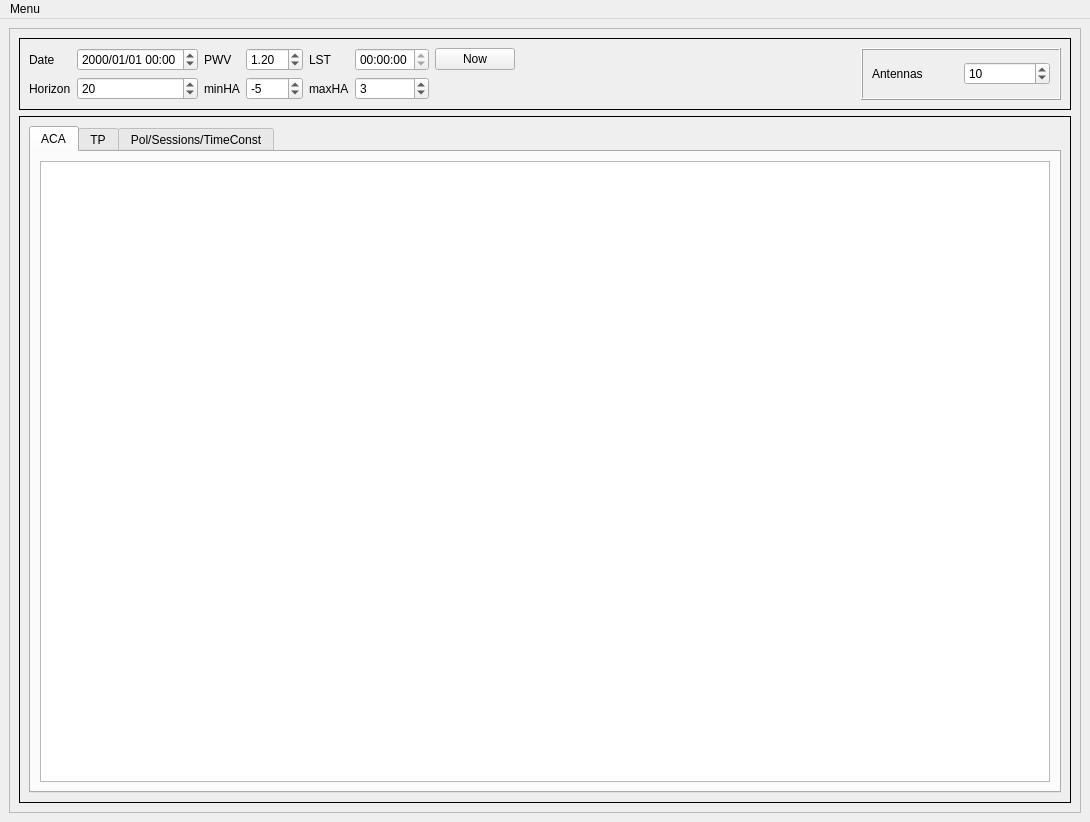
<?xml version="1.0" encoding="UTF-8"?>
<ui version="4.0">
 <class>ACAMainWindow</class>
 <widget class="QMainWindow" name="ACAMainWindow">
  <property name="geometry">
   <rect>
    <x>0</x>
    <y>0</y>
    <width>1090</width>
    <height>822</height>
   </rect>
  </property>
  <property name="windowTitle">
   <string>gWTO2 - ACA</string>
  </property>
  <widget class="QWidget" name="centralwidget">
   <layout class="QGridLayout" name="gridLayout">
    <item row="0" column="0">
     <widget class="QFrame" name="MainFrame">
      <property name="sizePolicy">
       <sizepolicy hsizetype="Expanding" vsizetype="Expanding">
        <horstretch>0</horstretch>
        <verstretch>0</verstretch>
       </sizepolicy>
      </property>
      <property name="frameShape">
       <enum>QFrame::StyledPanel</enum>
      </property>
      <property name="frameShadow">
       <enum>QFrame::Raised</enum>
      </property>
      <layout class="QGridLayout" name="gridLayout_2" rowstretch="0,0,0" columnstretch="0" rowminimumheight="0,0,0">
       <item row="0" column="0">
        <widget class="QFrame" name="OptionsFrame">
         <property name="enabled">
          <bool>true</bool>
         </property>
         <property name="sizePolicy">
          <sizepolicy hsizetype="Preferred" vsizetype="Fixed">
           <horstretch>0</horstretch>
           <verstretch>0</verstretch>
          </sizepolicy>
         </property>
         <property name="minimumSize">
          <size>
           <width>0</width>
           <height>30</height>
          </size>
         </property>
         <property name="frameShape">
          <enum>QFrame::Box</enum>
         </property>
         <layout class="QGridLayout" name="gridLayout_6">
          <item row="0" column="2">
           <widget class="QLabel" name="pwv_label">
            <property name="text">
             <string>PWV</string>
            </property>
           </widget>
          </item>
          <item row="1" column="5">
           <widget class="QSpinBox" name="maxha_spin">
            <property name="minimum">
             <number>-12</number>
            </property>
            <property name="maximum">
             <number>12</number>
            </property>
            <property name="value">
             <number>3</number>
            </property>
           </widget>
          </item>
          <item row="0" column="1">
           <widget class="QDateTimeEdit" name="date_datetime">
            <property name="currentSection">
             <enum>QDateTimeEdit::YearSection</enum>
            </property>
            <property name="displayFormat">
             <string>yyyy/MM/dd HH:mm</string>
            </property>
            <property name="timeSpec">
             <enum>Qt::UTC</enum>
            </property>
           </widget>
          </item>
          <item row="1" column="1">
           <widget class="QSpinBox" name="horizon_spin">
            <property name="maximum">
             <number>90</number>
            </property>
            <property name="value">
             <number>20</number>
            </property>
           </widget>
          </item>
          <item row="1" column="3">
           <widget class="QSpinBox" name="minha_spin">
            <property name="minimum">
             <number>-12</number>
            </property>
            <property name="maximum">
             <number>12</number>
            </property>
            <property name="value">
             <number>-5</number>
            </property>
           </widget>
          </item>
          <item row="1" column="0">
           <widget class="QLabel" name="horizon_label">
            <property name="text">
             <string>Horizon</string>
            </property>
           </widget>
          </item>
          <item row="1" column="2">
           <widget class="QLabel" name="minha_label">
            <property name="text">
             <string>minHA</string>
            </property>
           </widget>
          </item>
          <item row="0" column="0">
           <widget class="QLabel" name="date_label">
            <property name="text">
             <string>Date</string>
            </property>
           </widget>
          </item>
          <item row="1" column="4">
           <widget class="QLabel" name="maxha_label">
            <property name="text">
             <string>maxHA</string>
            </property>
           </widget>
          </item>
          <item row="0" column="3">
           <widget class="QDoubleSpinBox" name="pwv_spin">
            <property name="readOnly">
             <bool>false</bool>
            </property>
            <property name="maximum">
             <double>20.000000000000000</double>
            </property>
            <property name="singleStep">
             <double>0.050000000000000</double>
            </property>
            <property name="value">
             <double>1.200000000000000</double>
            </property>
           </widget>
          </item>
          <item row="0" column="4">
           <widget class="QLabel" name="lst_label">
            <property name="text">
             <string>LST</string>
            </property>
           </widget>
          </item>
          <item row="0" column="7">
           <spacer name="horizontalSpacerUp">
            <property name="orientation">
             <enum>Qt::Horizontal</enum>
            </property>
            <property name="sizeHint" stdset="0">
             <size>
              <width>40</width>
              <height>20</height>
             </size>
            </property>
           </spacer>
          </item>
          <item row="1" column="7">
           <spacer name="horizontalSpacerDown">
            <property name="orientation">
             <enum>Qt::Horizontal</enum>
            </property>
            <property name="sizeHint" stdset="0">
             <size>
              <width>40</width>
              <height>20</height>
             </size>
            </property>
           </spacer>
          </item>
          <item row="0" column="5">
           <widget class="QTimeEdit" name="lst_spin">
            <property name="enabled">
             <bool>true</bool>
            </property>
            <property name="readOnly">
             <bool>true</bool>
            </property>
           </widget>
          </item>
          <item row="0" column="12" rowspan="2">
           <widget class="QFrame" name="ArraysFrame">
            <property name="minimumSize">
             <size>
              <width>200</width>
              <height>0</height>
             </size>
            </property>
            <property name="autoFillBackground">
             <bool>true</bool>
            </property>
            <property name="frameShape">
             <enum>QFrame::Box</enum>
            </property>
            <property name="frameShadow">
             <enum>QFrame::Raised</enum>
            </property>
            <layout class="QGridLayout" name="gridLayout_7">
             <item row="0" column="2">
              <widget class="QSpinBox" name="antennas_spin">
               <property name="minimum">
                <number>5</number>
               </property>
               <property name="maximum">
                <number>12</number>
               </property>
               <property name="value">
                <number>10</number>
               </property>
              </widget>
             </item>
             <item row="0" column="1">
              <widget class="QLabel" name="antennas_label">
               <property name="text">
                <string>Antennas</string>
               </property>
              </widget>
             </item>
            </layout>
           </widget>
          </item>
          <item row="0" column="6">
           <widget class="QPushButton" name="now_button">
            <property name="text">
             <string>Now</string>
            </property>
           </widget>
          </item>
         </layout>
        </widget>
       </item>
       <item row="2" column="0">
        <widget class="QFrame" name="TabFrame">
         <property name="frameShape">
          <enum>QFrame::Box</enum>
         </property>
         <layout class="QGridLayout" name="gridLayout_3" columnstretch="0">
          <item row="0" column="0">
           <widget class="QTabWidget" name="tabWidget">
            <property name="currentIndex">
             <number>0</number>
            </property>
            <widget class="QWidget" name="seven_tab">
             <property name="accessibleName">
              <string/>
             </property>
             <attribute name="title">
              <string>ACA</string>
             </attribute>
             <layout class="QGridLayout" name="gridLayout_4">
              <item row="0" column="0">
               <widget class="QTableView" name="seven_sheet">
                <property name="editTriggers">
                 <set>QAbstractItemView::SelectedClicked</set>
                </property>
                <property name="dragEnabled">
                 <bool>true</bool>
                </property>
                <property name="sortingEnabled">
                 <bool>true</bool>
                </property>
               </widget>
              </item>
             </layout>
            </widget>
            <widget class="QWidget" name="tp_tab">
             <attribute name="title">
              <string>TP</string>
             </attribute>
             <layout class="QGridLayout" name="gridLayout_5">
              <item row="0" column="0">
               <widget class="QTableView" name="tp_sheet"/>
              </item>
             </layout>
            </widget>
            <widget class="QWidget" name="pol_tab">
             <attribute name="title">
              <string>Pol/Sessions/TimeConst</string>
             </attribute>
             <layout class="QGridLayout" name="gridLayout_8">
              <item row="0" column="0">
               <widget class="QTableView" name="pol_sheet"/>
              </item>
             </layout>
            </widget>
           </widget>
          </item>
         </layout>
        </widget>
       </item>
      </layout>
     </widget>
    </item>
   </layout>
  </widget>
  <widget class="QMenuBar" name="menubar">
   <property name="geometry">
    <rect>
     <x>0</x>
     <y>0</y>
     <width>1090</width>
     <height>27</height>
    </rect>
   </property>
   <widget class="QMenu" name="menuMenu">
    <property name="title">
     <string>Menu</string>
    </property>
    <addaction name="actionAll_SBs"/>
    <addaction name="actionPlanning"/>
    <addaction name="separator"/>
    <addaction name="actionQuit"/>
   </widget>
   <addaction name="menuMenu"/>
  </widget>
  <action name="actionAll_SBs">
   <property name="text">
    <string>All SBs</string>
   </property>
  </action>
  <action name="actionPlanning">
   <property name="text">
    <string>Planning</string>
   </property>
  </action>
  <action name="actionQuit">
   <property name="text">
    <string>Quit</string>
   </property>
  </action>
 </widget>
 <resources/>
 <connections/>
</ui>
